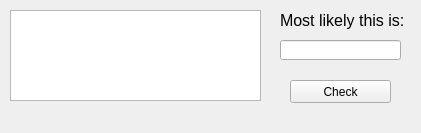
<?xml version="1.0" encoding="UTF-8"?>
<ui version="4.0">
 <class>MainWindow</class>
 <widget class="QMainWindow" name="MainWindow">
  <property name="geometry">
   <rect>
    <x>0</x>
    <y>0</y>
    <width>421</width>
    <height>133</height>
   </rect>
  </property>
  <property name="windowTitle">
   <string>MainWindow</string>
  </property>
  <widget class="QWidget" name="centralwidget">
   <widget class="QTextEdit" name="textEdit">
    <property name="geometry">
     <rect>
      <x>10</x>
      <y>10</y>
      <width>251</width>
      <height>91</height>
     </rect>
    </property>
   </widget>
   <widget class="QPushButton" name="pushButton">
    <property name="geometry">
     <rect>
      <x>290</x>
      <y>80</y>
      <width>101</width>
      <height>23</height>
     </rect>
    </property>
    <property name="text">
     <string>Check</string>
    </property>
   </widget>
   <widget class="QLabel" name="label">
    <property name="geometry">
     <rect>
      <x>280</x>
      <y>10</y>
      <width>141</width>
      <height>21</height>
     </rect>
    </property>
    <property name="font">
     <font>
      <pointsize>12</pointsize>
     </font>
    </property>
    <property name="text">
     <string>Most likely this is:</string>
    </property>
   </widget>
   <widget class="QLineEdit" name="lineEdit">
    <property name="geometry">
     <rect>
      <x>280</x>
      <y>40</y>
      <width>121</width>
      <height>20</height>
     </rect>
    </property>
   </widget>
  </widget>
 </widget>
 <resources/>
 <connections/>
</ui>
